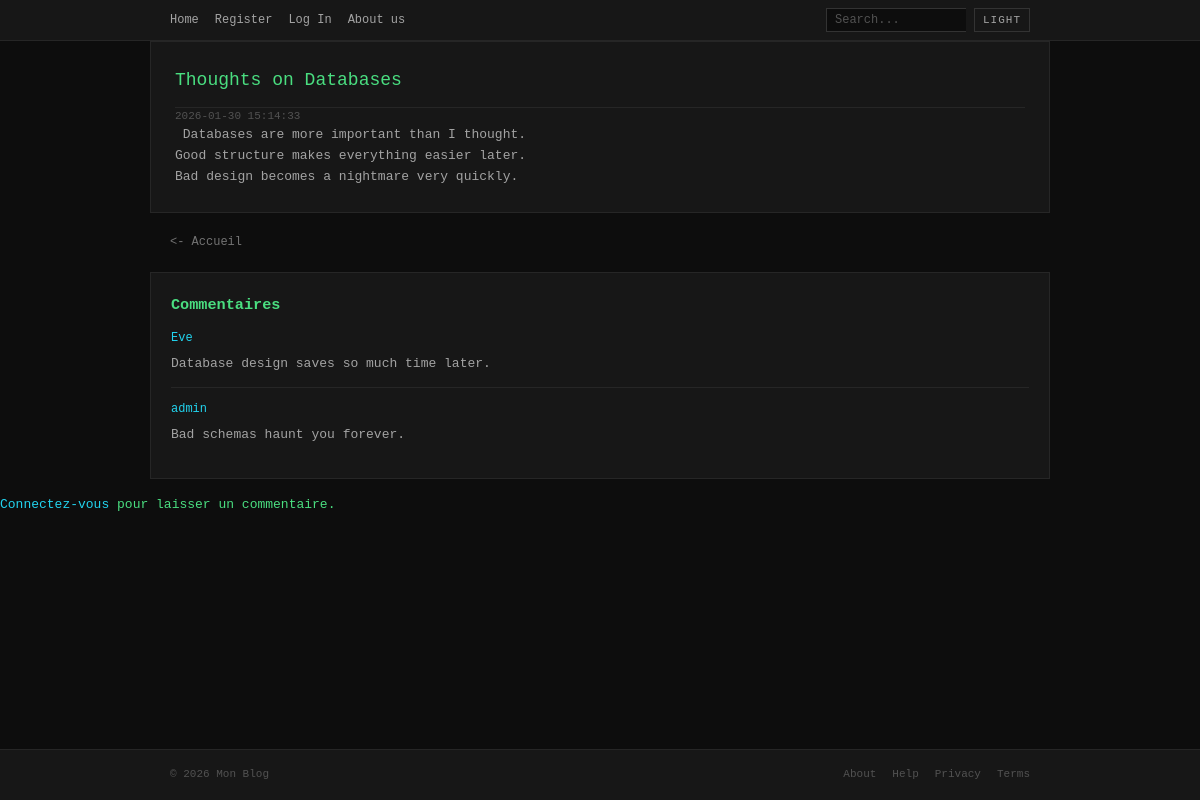
Screenshot of /?action=post&id=6 with the database file from the repository.
### tables this page shows
create table if not exists POSTS (
    POST_ID int auto_increment primary key,
    TITLE varchar(32),
    CONTENT text,
    PUBLISH_DATE datetime default NOW()
);

create table if not exists COMMENTS (
    COMMENT_ID int auto_increment primary key,
    CONTENT text,

    USER_ID int,
    POST_ID int,

    foreign key (USER_ID) references USERS(USER_ID),
    foreign key (POST_ID) references POSTS(POST_ID)
);

create table if not exists USERS (
    USER_ID int auto_increment primary key,
    USERNAME varchar(32),
    EMAIL varchar(64),
    PSSWRD varchar(128),
    IS_ADMIN tinyint(1) default 0
);

### index.php (called while the page is built, shortened)
<?php
if (isset($_GET["action"])) {
    $action = $_GET["action"];
} else {
    $action = "default";
}
$file = rout($action);
require_once "app/controllers/" . $file;

### app/models/db.inc.php (called while the page is built)
<?php
function getPdo()
{
    $USERNAME = "admin";
    $PASSWORD = "root";
    $DBNAME = "blog";
    $HOST = "127.0.0.1";
    try {
        $connection = new PDO(
            "mysql:host=$HOST;dbname=$DBNAME",
            $USERNAME,
            $PASSWORD,
        );
        $connection->setAttribute(PDO::ATTR_ERRMODE, PDO::ERRMODE_EXCEPTION);
        return $connection;
    } catch (PDOException $e) {
        die($e);
    }
}

### app/models/post.inc.php (called while the page is built, shortened)
<?php
include_once "db.inc.php";
class Post {
    private PDO $pdo;
    function __construct() { $this->pdo = getPdo(); }
    function getSinglePost($postId) {
        $stmt = $this->pdo->prepare("SELECT POST_ID, TITLE, CONTENT, PUBLISH_DATE FROM POSTS WHERE POST_ID = :postId");
        $stmt->execute([":postId" => $postId]);
        return $stmt->fetch(PDO::FETCH_ASSOC);
    }
    function getComments($postId) {
        $stmt = $this->pdo->prepare("SELECT c.CONTENT, c.USER_ID, c.POST_ID, c.COMMENT_ID, u.USERNAME FROM COMMENTS c JOIN USERS u ON c.USER_ID = u.USER_ID WHERE c.POST_ID = :postId");
        $stmt->execute([":postId" => $postId]);
        return $stmt->fetchAll(PDO::FETCH_ASSOC);
    }
}

### app/controllers/comment.php (called while the page is built, shortened)
<?php
require_once "app/models/auth.inc.php";
$loggedIn = isLoggedOn();
$currentUserId = $_SESSION["userId"] ?? null;
require_once "app/views/comment.view.php";

### app/models/auth.inc.php (called while the page is built, shortened)
<?php
function isLoggedOn()
{
    $res = false;
    return $res;
}

### app/views/comment.view.php (the view, shortened to what this page needs)
<div id="comments">
    <h3>Commentaires</h3>
    <?php if (!empty($comments)): ?>
        <?php foreach ($comments as $comment): ?>
            <?php if ($currentUserId && $currentUserId == $comment["USER_ID"]): ?>
            <div class="comment own-comment"
                 data-comment-id="<?= $comment["COMMENT_ID"] ?>"
                 data-user-id="<?= $comment["USER_ID"] ?>"
                 data-post-id="<?= $comment["POST_ID"] ?>"
                 oncontextmenu="showCommentMenu(event, <?= $comment["COMMENT_ID"] ?>, <?= $comment["POST_ID"] ?>, '<?= htmlspecialchars(addslashes($comment["CONTENT"])) ?>')">
                <strong><?= htmlspecialchars($comment["USERNAME"]) ?></strong>
                <p><?= htmlspecialchars($comment["CONTENT"]) ?></p>
            </div>
            <?php else: ?>
            <div class="comment">
                <strong><?= htmlspecialchars($comment["USERNAME"]) ?></strong>
                <p><?= htmlspecialchars($comment["CONTENT"]) ?></p>
            </div>
            <?php endif; ?>
        <?php endforeach; ?>
    <?php else: ?>
        <p>Pas encore de commentaire. Soyez le premier!</p>
    <?php endif; ?>
</div>
<?php if ($loggedIn): ?>
<div id="addComment">
    <h3>Ajouter un commentaire</h3>
    <?php if (isset($error)): ?>
        <p style="color: var(--error);"><?= htmlspecialchars($error) ?></p>
    <?php endif; ?>
    <form method="post">
        <input type="text" name="comment_content" placeholder="Ecrivez votre commentaire ici" required>
        <button type="submit">Envoyer</button>
    </form>
</div>
<?php else: ?>
<p><a href="index.php?action=login">Connectez-vous</a> pour laisser un commentaire.</p>
<?php endif; ?>

### app/views/post.view.php
<div>
    <div id="post">
        <h2> <?= htmlspecialchars($post["TITLE"]) ?> </h2>
        <i> <?= htmlspecialchars($post["PUBLISH_DATE"]) ?> </i>
        <p> <?= htmlspecialchars($post["CONTENT"]) ?> </p>
    </div>
    <a id="back" href="./?action=default"> <- Accueil </a>
</div>

### assets/css/main.css (style rules this page uses)
* { box-sizing: border-box; margin: 0; padding: 0; }
a { color: var(--accent); text-decoration: none; }
.post, #post, #comments, #addComment, #register, #login-view { max-width: 900px; margin: 0 auto; padding: 0 20px; }
#post { background-color: var(--bg-secondary); border: 1px solid var(--border-color); padding: 24px; margin-bottom: 16px; }
#post h2 { margin-top: 0; font-size: 18px; font-weight: normal; color: var(--text-primary); border-bottom: 1px solid var(--border-color); padding-bottom: 12px; }
#post i { font-size: 11px; color: var(--text-dim); font-style: normal; }
#post p { color: var(--text-secondary); white-space: pre-wrap; }
#comments { background-color: var(--bg-secondary); border: 1px solid var(--border-color); padding: 20px; margin-bottom: 16px; }
.comment { padding: 12px 0; border-bottom: 1px solid var(--border-color); }
.comment:last-child { border-bottom: none; }
.comment strong { color: var(--accent); font-weight: normal; font-size: 12px; }
.comment p { margin: 6px 0 0 0; color: var(--text-secondary); }
#back { display: block; max-width: 900px; margin: 20px auto; padding: 0 20px; font-size: 12px; color: var(--text-muted); }

### rows the page displays
posts: TITLE "Thoughts on Databases", PUBLISH_DATE "2026-01-30 15:14:33", CONTENT "Databases are more important than I thought. Good structure makes everything easier later. Bad design becomes a nightmare very quickly."
comments: USER_ID.USERNAME "Eve", CONTENT "Database design saves so much time later."
comments: USER_ID.USERNAME "admin", CONTENT "Bad schemas haunt you forever."
